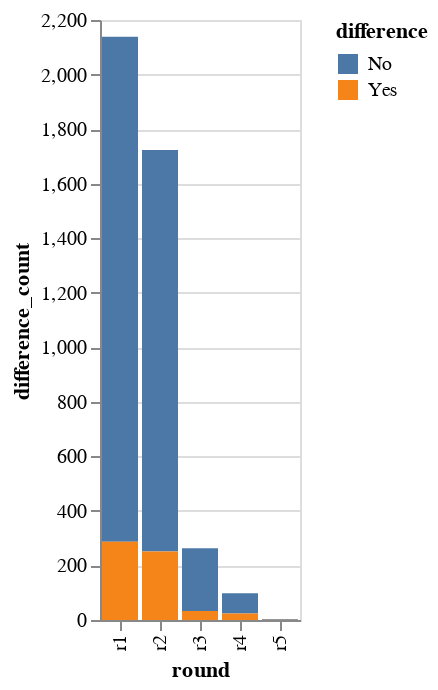

Source (notebook cell):
### Code cell
alt.Chart(sum_df).mark_bar().encode(
    x='round',
    y='difference_count',
    color='difference'
)

### Figure 1 — Vega-Lite specification as saved in the notebook (floating-point values rounded to 4 significant figures)
{"config": {"view": {"continuousWidth": 400, "continuousHeight": 300}}, "data": {"name": "data-ce482ba630ded271d118ad64f6843cc3"}, "mark": "bar", "encoding": {"color": {"field": "difference", "type": "nominal"}, "x": {"field": "round", "type": "nominal"}, "y": {"field": "difference_count", "type": "quantitative"}}, "$schema": "https://vega.github.io/schema/vega-lite/v4.17.0.json", "datasets": {"data-ce482ba630ded271d118ad64f6843cc3": [{"round": "r1", "difference": "No", "difference_count": 1852}, {"round": "r1", "difference": "Yes", "difference_count": 287}, {"round": "r2", "difference": "No", "difference_count": 1472}, {"round": "r2", "difference": "Yes", "difference_count": 251}, {"round": "r3", "difference": "No", "difference_count": 230}, {"round": "r3", "difference": "Yes", "difference_count": 33}, {"round": "r4", "difference": "No", "difference_count": 74}, {"round": "r4", "difference": "Yes", "difference_count": 24}, {"round": "r5", "difference": "No", "difference_count": 3}, {"round": "r5", "difference": "Yes", "difference_count": 1}]}}
